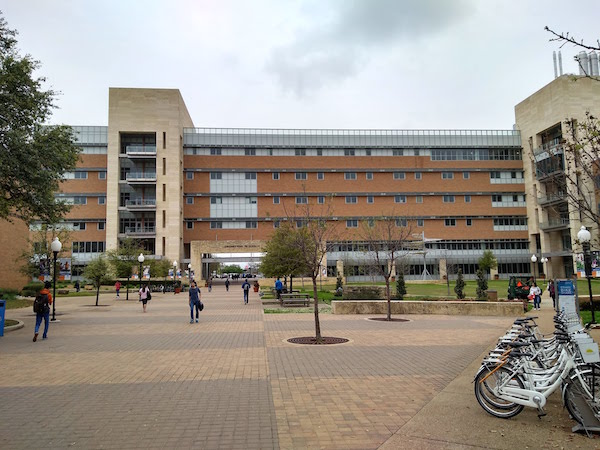
#> input picture Lab6 - Noise removal and image processing/ERBwideColorSmall.jpg, 600 x 450 px
$ python templateMatching.py
#> lines starting #> are read from the running program, lines starting #| are printed output that depends on the picture
# Zachery Gentry

from PIL import Image
import numpy as np
import matplotlib.pyplot as plt
from skimage import feature


def findImage(mainImage, template):
#> called with mainImage = 'ERBwideColorSmall.jpg', template = 'ERBwideTemplate.jpg'
    main = Image.open(mainImage).convert('LA')
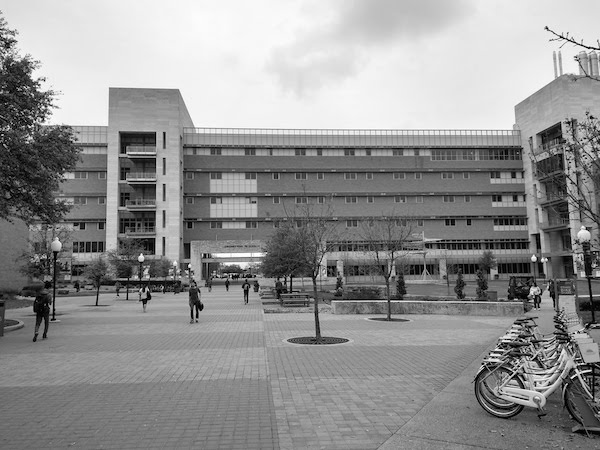
#> main: PIL image 600x450 LA; mean R, G, B, A 145.7, 145.7, 145.7, 255
    template = Image.open(template).convert('LA')
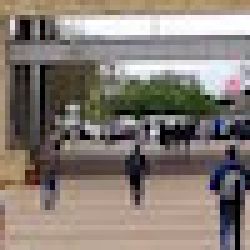
#> input picture Lab6 - Noise removal and image processing/ERBwideTemplate.jpg, 50 x 50 px (shown 5 times larger)
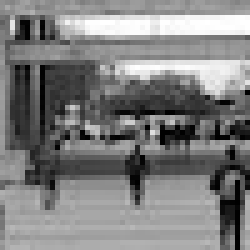
#> template: PIL image 50x50 LA (shown 5 times larger); mean R, G, B, A 126.8, 126.8, 126.8, 255
    main_arr = np.array(main)
    template_arr = np.array(template)

    plt.figure(1)
    plt.imshow(main)
    plt.figure(2)
    plt.imshow(template)

    shape = template_arr.shape
#> shape = (50, 50, 2)
    width = shape[0]
#> width = 50
    length = shape[1]
#> length = 50

    result = feature.match_template(main_arr, template_arr)
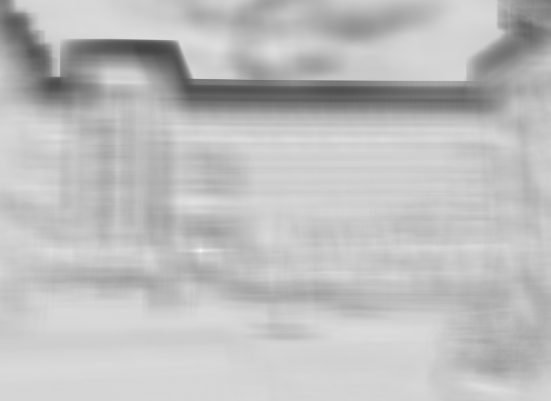
#> result: shape (401, 551, 1) float64; min 0.274, max 1, mean 0.748
    corner = np.where(result == np.max(result))
#> corner = ([250], [200], [0])
    x = corner[0][0]
#> x = 250
    y = corner[1][0]
#> y = 200
    print("Coordinates for top left corner (X, Y): ", x, y)
#| Coordinates for top left corner (X, Y):  250 200

    new_image = np.copy(main_arr)
    new_image[x: x + width, y: y + length] = [0, 255]

    final_img = Image.fromarray(new_image)
    plt.figure(3)
    plt.imshow(final_img)

    plt.show()


#############  main  #############
if __name__ == "__main__":
    mainImage = "ERBwideColorSmall.jpg"
    template = "ERBwideTemplate.jpg"
    findImage(mainImage, template)
